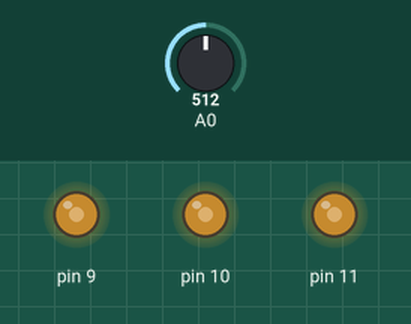
This sketch was run on a simulated Arduino Uno, built with avr-gcc and run on an emulated ATmega328P. On the bench: output pins drawn as LEDs (lit = HIGH). The test bench sets the inputs (shaded band); at power-on: A0 = 512.

Above: at 1.2 s.
1.3 s: A0 set to 716
At 1.7 s:
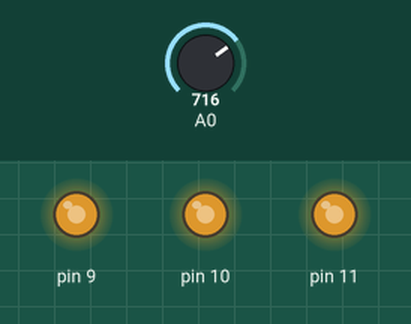
2.8 s: A0 set to 900
At 4.0 s:
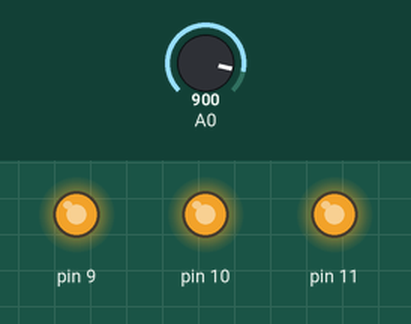
4.3 s: A0 set to 122
At 5.1 s:
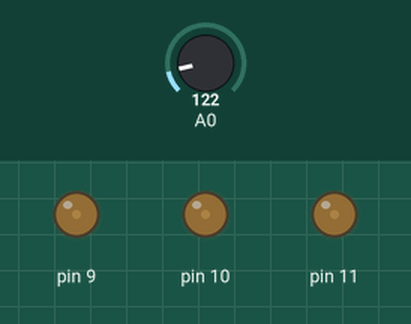
5.8 s: A0 set to 0
At 6.3 s:
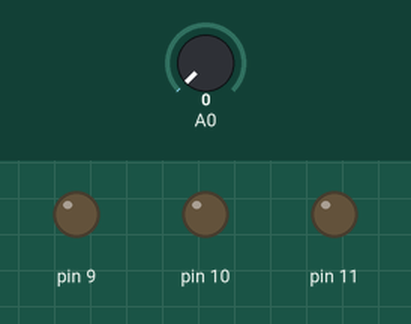
Timing chart, 0 to 8.3 s (numbered marks = the images above; inputs shaded):
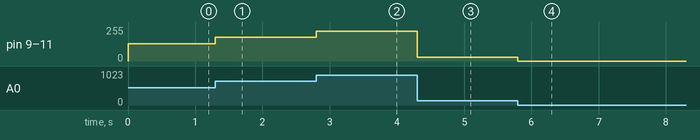

The sketch:

Lesson4_V1.ino
```cpp
int readValue = 0;
int writeValue = 0;

void setup() {
  // put your setup code here, to run once:
  pinMode(11,OUTPUT);
  pinMode(10,OUTPUT);
  pinMode(9,OUTPUT);

}

void loop() {
  // put your main code here, to run repeatedly:
  readValue = analogRead(A0);
  writeValue = readValue/4;

  analogWrite(9,writeValue);
  analogWrite(10,writeValue);
  analogWrite(11,writeValue);


}
```

Measured:
- after the input at 1.3 s, pin 9–11: 128/255 → 179/255 at once
- after the input at 2.8 s, pin 9–11: 179/255 → 225/255 at once
- after the input at 4.3 s, pin 9–11: 225/255 → 30/255 at once
- after the input at 5.8 s, pin 9–11: 30/255 → 0/255 at once
